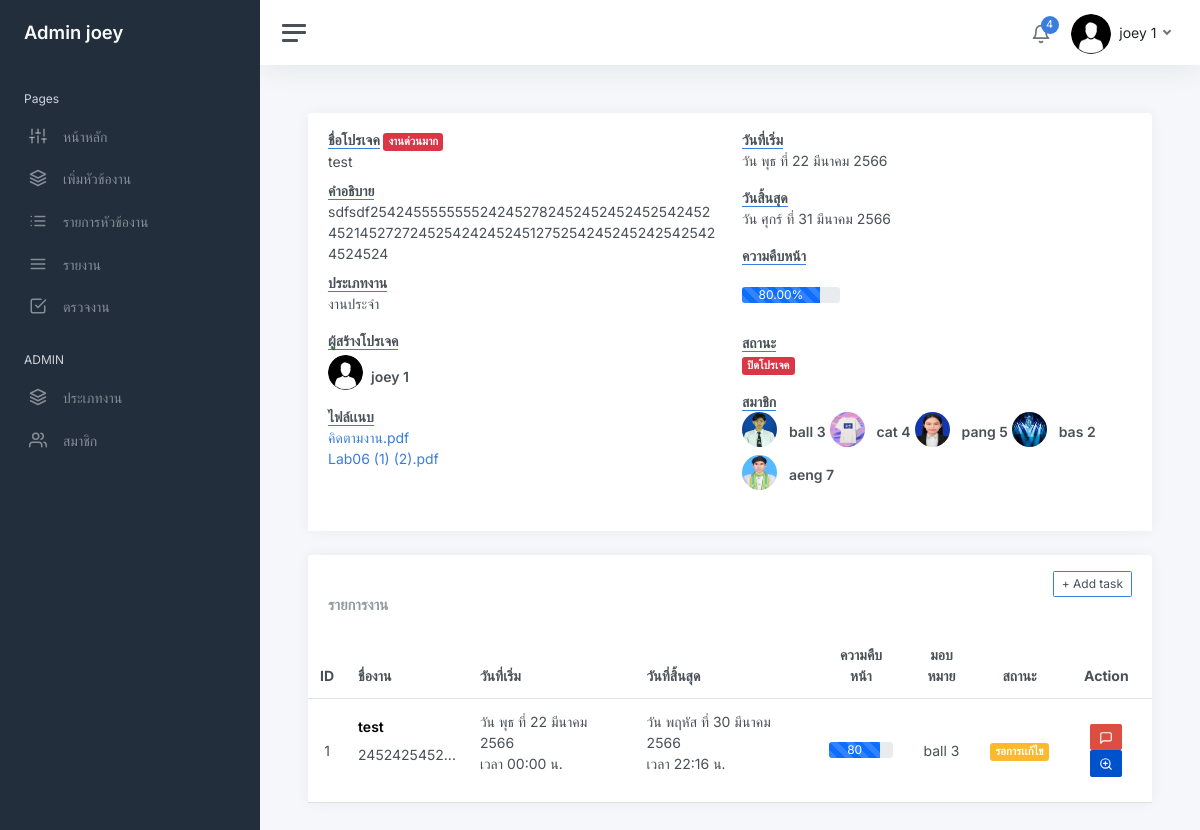
The page /view_project.php?view_id=66001 (signed in) on the database its author committed.
### tables this page shows
CREATE TABLE `user` (
  `user_id` int(11) NOT NULL,
  `firstname` varchar(200) NOT NULL,
  `lastname` varchar(200) NOT NULL,
  `email` varchar(200) NOT NULL,
  `password` varchar(255) NOT NULL,
  `role_id` int(30) NOT NULL,
  `avatar` varchar(255) NOT NULL,
  `date_created` timestamp NOT NULL DEFAULT current_timestamp() ON UPDATE current_timestamp()
);

CREATE TABLE `project` (
  `project_id` int(30) NOT NULL,
  `name_project` varchar(255) NOT NULL,
  `description` text NOT NULL,
  `status_1` tinyint(2) NOT NULL,
  `create_project` timestamp NOT NULL DEFAULT current_timestamp() ON UPDATE current_timestamp(),
  `start_date` datetime NOT NULL,
  `end_date` datetime NOT NULL,
  `manager_id` int(30) NOT NULL,
  `status_2` int(30) NOT NULL,
  `id_jobtype` int(30) NOT NULL,
  `progress_project` float NOT NULL
);

CREATE TABLE `job_type` (
  `id_jobtype` int(11) NOT NULL,
  `name_jobtype` varchar(200) NOT NULL,
  `status` tinyint(2) NOT NULL
);

CREATE TABLE `file_item_project` (
  `file_item_project` int(30) NOT NULL,
  `project_id` int(30) NOT NULL,
  `filename` varchar(255) NOT NULL,
  `newname_filepro` varchar(255) NOT NULL
);

CREATE TABLE `project_list` (
  `project_id` int(30) NOT NULL,
  `user_id` int(30) NOT NULL
);

CREATE TABLE `task_list` (
  `task_id` int(30) NOT NULL,
  `name_tasklist` varchar(255) NOT NULL,
  `description_task` varchar(200) NOT NULL,
  `status_task` tinyint(2) NOT NULL,
  `strat_date_task` datetime NOT NULL,
  `end_date_task` datetime NOT NULL,
  `project_id` int(30) NOT NULL,
  `user_id` int(30) NOT NULL,
  `progress_task` float NOT NULL
);

### view_project.php (the view, shortened to what the rows shown need)
<?php
    require_once 'connect.php';
    $id = $_GET['view_id'];
    $select_project = $db->prepare('SELECT * FROM project  natural JOIN job_type  WHERE project_id = :id');
    $select_project->bindParam(":id", $id);
    $select_project->execute();
    $row = $select_project->fetch(PDO::FETCH_ASSOC);
    extract($row);
    $manager = $db->query("SELECT *,concat(firstname,' ',lastname) as name FROM user where user_id = $manager_id");
    $manager = $manager->fetch(PDO::FETCH_ASSOC);
?>
<!DOCTYPE html>
<html lang="en">
<?php include "head.php"?>
<body>
<?php include "sidebar.php"?>
<?php include "funtion.php"?>
<form action="proc.php" method="post" id="viewpro" class="form-horizontal" enctype="multipart/form-data">
    <main class="content">
                    <div class="col-12  d-flex">
                         <div class="card flex-fill">
                             <div class="card-header">
                                 <div class="row">
                                    <div class="col-md-6">
                                                <dl>
                                                    <dt><b class="border-bottom border-primary">ชื่อโปรเจค</b>
                                                    <?php  showstatpro2($status_2); ?>
                                                </dt>
                                                    <dd><?php echo $name_project  ?></dd>
                                                    <dt><b class="border-bottom border-primary">คำอธิบาย</b></dt>
                                                    <dd><?php echo $description ?></dd>
                                                    <dt><b class="border-bottom border-primary">ประเภทงาน</b></dt>
                                                    <dd><?php echo $name_jobtype ?></dd>
                                                </dl>
                                                <dl>
                                                    <dd>
                                                         <div class="d-flex align-items-center mt-1">
                                                            <img class="rounded-circle rounded me-2 mb-2" src="img/avatars/<?php echo $manager['avatar']?>" alt="Avatar" width="35"  height="35">
                                                            <b><?php echo $manager['name'] ?> </b>
                                                        </div>
                                                    </dd>
                                                <?php
                                                    $sql = "SELECT * FROM project  NATURAL JOIN file_item_project WHERE project_id = $id";
                                                    $qry = $db->query($sql);
                                                    $qry->execute();
                                                    while ($row2 = $qry->fetch(PDO::FETCH_ASSOC)) {
                                                        $stmt = $db->prepare("SELECT * FROM file_item_project WHERE file_item_project = :file_item_project");
                                                        $stmt->bindParam(":file_item_project", $row2['file_item_project']);
                                                        $stmt->execute();
                                                        $row = $stmt->fetch(PDO::FETCH_ASSOC);
                                                        ?>
                                                <div class="row">
                                                    <div class="col-sm">
                                                     <a href="img/file/file_project/<?php echo $row['newname_filepro']; ?>" download="<?php echo $row2['filename']; ?>"><?php echo $row2['filename']?></a>
                                                    </div>
                                                </div>
                                                <?php } ?>
                                        </div>
                                            <div class="col-md-6">
                                                <dl>
                                                    <dt><b class="border-bottom border-primary">วันที่เริ่ม</b></dt>
                                                    <dd><?php echo ThDate($start_date) ?></dd>
                                                </dl>
                                                <dl>
                                                    <dt><b class="border-bottom border-primary">วันสิ้นสุด</b></dt>
                                                    <dd><?php echo ThDate($end_date) ?></dd>
                                                </dl>
                                                <dl>
                                                            <br>
                                                            <dd>
                                                                <?php  showstatpro($status_1); ?>
                                                            </dd>
                                                </dl>
                                                <dl>
                                                    <dd>
                                                        <?php
                                                                $sql = "SELECT * FROM project_list  natural join user  where project_id = $id ";
                                                                $qry = $db->query($sql);
                                                                $qry->execute();
                                                                while ($row = $qry->fetch(PDO::FETCH_ASSOC)){  ?>
                                                                <img class="rounded-circle rounded me-2 mb-2" src="img/avatars/<?php echo $row['avatar']?>" alt="Avatar" width="35"  height="35">
                                                                <b><?php  echo $row['firstname']." ".$row['lastname'] ?></b>
                                                            <?php  }?>
                                                    </dd>
                                                </dl>
                                            </div>
                                </div>
                            </div>
                        </div>
                    </div>
                <div class="row">
                    <div class="col-sm-12 ">
                        <div class="card flex-fill">
                            <table class="table table-hover my-0">
                                <thead>
                                    <tr>
                                        <th class="text-center">ID</th>
                                        <th class="text-left">ชื่องาน</th>
                                        <th class="text-left">วันที่เริ่ม</th>
                                        <th class="text-left">วันที่สิ้นสุด</th>
                                        <th class="text-center">ความคืบหน้า</th>
                                        <th class="text-center">มอบหมาย</th>
                                        <th class="text-center">สถานะ</th>
                                        <th class="text-center">Action</th>
                                    </tr>
                                </thead>
                                <tbody>
                                <?php
                                    $i = 1;
                                    $stmttasklist = "SELECT *,
                                    DATE_FORMAT(strat_date_task, '%e %M %Y ') AS start_date,
                                    DATE_FORMAT(end_date_task, '%e %M %Y ') AS end_date,
                                    DATE_FORMAT(strat_date_task, 'เวลา %H:%i น.') AS start_time,
                                    DATE_FORMAT(end_date_task, 'เวลา %H:%i น.') AS end_time
                                    FROM task_list
                                    NATURAL JOIN user
                                    WHERE project_id = $id";
                                    $stmttasklist = $db->query($stmttasklist);
                                    $stmttasklist->execute();
                                    while ($row2 = $stmttasklist->fetch(PDO::FETCH_ASSOC)){
                                            ?>
                             <tr>
                                    <td class="text-center">
                                        <?php echo $i++ ?>
                                    </td>
                                    <td>
                                        <h5><b><?php echo $row2['name_tasklist']  ?></h5></b>
                                        <p class="truncate"><?php echo substr($row2['description_task'],0,20).'...';  ?></p>
                                    </td>
                                    <td >
                                        <?php echo ThDate($row2['start_date']); ?>
                                        <p class="truncate" ><?php echo $row2['start_time']  ?></p>
                                    </td>
                                    <td>
                                        <?php echo ThDate($row2['end_date']); ?>
                                        <p class="truncate" ><?php echo $row2['end_time']  ?></p>
                                    </td>
                                    <td>
                                        <div class="progress ">
                                            <div class="progress-bar progress-bar-striped progress-bar-animated" role="progressbar" style="width:<?php echo $row2['progress_task'] ?>%" ><?php echo $row2['progress_task'] ?></div>
                                        </div>
                                    </td>
                                    <td class="text-center" >
                                            <?php  echo $row2['firstname']." ".$row2['lastname'] ?>
                                    </td>
                                    <td class="text-center">
                                            <?php   showstattask($row2['status_task']);?>
                                    </td>
                                    <td class="text-center">
                                       <a class="btn btn-google btn-sm" href="details_page.php?task_id=<?php echo $row2['task_id']?>&project_id=<?php echo $row2['project_id']?>"><i data-feather="message-square"></i></a>
                                       <a class="btn btn-bitbucket btn-sm" data-bs-toggle="modal" data-bs-target="#viewtaskmodal<?php echo $row2['task_id']?>"><i data-feather="zoom-in"></i></a>
                                    </td>
                                </tr>
                            <?php  } ?>
                                </tbody>
                                <?php include "addtask_model.php"?>
                        </div>
                    </div>
                </div>
            </div>
    </body>
</html>

### sidebar.php (shortened to what the rows shown need)
<?php include "head.php"?>
<?php
            if (isset($_SESSION['user_login'])) {
                $user_id = $_SESSION['user_login'];
			 	$sql = "SELECT * FROM user AS u  natural JOIN position  WHERE u.user_id = $user_id ";
				$stmt = $db->prepare($sql);
                $stmt->execute();
                $row = $stmt->fetch(PDO::FETCH_ASSOC);
				$imageURL = 'img/avatars/'.$row['avatar'];
            }
			$level = $row['level'];
?>
<div class="wrapper">
		<nav id="sidebar" class="sidebar js-sidebar">
			<div class="sidebar-content js-simplebar">
				<a class="sidebar-brand" href="index.php">
				<?php if($level ==  1): ?>
				<span class="align-middle">Admin <?php echo $row['firstname'] ?></span>
				<?php else: ?>
					<span class="align-middle">user <?php echo $row['firstname'] ?></span>
					<?php endif; ?>
				</a>
			</div>
		</nav>
		<div class="main">
			<nav class="navbar navbar-expand navbar-light navbar-bg">
				<div class="navbar-collapse collapse">
					<ul class="navbar-nav navbar-align">
						<li class="nav-item dropdown">
							<a class="nav-link dropdown-toggle d-none d-sm-inline-block" href="#" data-bs-toggle="dropdown">
                	<img src="<?php echo $imageURL ?>" class="avatar rounded-circle rounded me-1" alt="" > <span class="text-dark"> <?php echo $row['firstname'] . ' ' . $row['lastname'] ?></span>
              </a>
						</li>
					</ul>
				</div>
			</nav>

### funtion.php (shortened to what the rows shown need)
<?php
    function showstatpro($status){
        $stat1 = array("","รอดำเนินการ","กำลังดำเนินการ","เลยระยะเวลาที่กำหนด","ปิดโปรเจค");
        if($status =='1'){
            echo "<span class='badge bg-secondary'>".$stat1[$status]."</span>";
        }elseif($status =='2'){
            echo "<span class='badge bg-primary'>".$stat1[$status]."</span>";
        }elseif($status =='3'){
            echo "<span class='badge bg-danger'>".$stat1[$status]."</span>";
        }elseif($status =='4'){
            echo "<span class='badge bg-danger'>".$stat1[$status]."</span>";
        }
    }
    function showstatpro2($status_2){
        $stat2 = array("","งานปกติ","งานด่วน","งานด่วนมาก");
    if ($status_2 == '1') {
        echo " "."<span class='badge bg-secondary'>".$stat2[$status_2]."</span>";
    }else if($status_2 == '2'){
        echo " "."<span class='badge bg-warning'>".$stat2[$status_2]."</span>";
    }else if($status_2 == '3'){
        echo " "."<span class='badge bg-danger'>".$stat2[$status_2]."</span>";
        }
    }
    function showstattask($statustask){
        $stat1 = array("","รอดำเนินการ","กำลังดำเนินการ","ส่งเรียบร้อยเเล้ว","รอการเเก้ไข","เลยระยะเวลาที่กำหนด","ดำเนินการเสร็จสิ้น");
        if($statustask =='1'){
            echo "<span class='badge bg-secondary'>".$stat1[$statustask]."</span>";
        }elseif($statustask =='2'){
            echo "<span class='badge bg-primary'>".$stat1[$statustask]."</span>";
        }elseif($statustask =='3'){
            echo "<span class='badge bg-success'>".$stat1[$statustask]."</span>";
        }elseif($statustask =='4'){
            echo "<span class='badge bg-warning'>".$stat1[$statustask]."</span>";
        }elseif($statustask =='5'){
            echo "<span class='badge bg-danger'>".$stat1[$statustask]."</span>";
        }elseif($statustask =='6'){
            echo "<span class='badge bg-success'>".$stat1[$statustask]."</span>";
        }
    }
    function ThDate($date2){
    $ThDay = array ( "อาทิตย์", "จันทร์", "อังคาร", "พุธ", "พฤหัส", "ศุกร์", "เสาร์" );
    $ThMonth = array ( "มกราคม", "กุมภาพันธ์", "มีนาคม", "เมษายน","พฤษภาคม", "มิถุนายน", "กรกฏาคม", "สิงหาคม","กันยายน", "ตุลาคม", "พฤศจิกายน", "ธันวาคม" );
    $week = date("w",strtotime($date2));
    $months = date("m",strtotime($date2))-1;
    $day = date("d",strtotime($date2));
    $years = date("Y",strtotime($date2))+543;
    return "วัน $ThDay[$week]
            ที่ $day
            $ThMonth[$months]
            $years";
    }
?>

### rows shown on the page
user: firstname "joey", avatar (picture), lastname "1"
project: status_2 "งานด่วนมาก", name_project "test", description "sdfsdf254245555555524245278245245245245254245245214527272452542424524512752542452452425425424524524", id_jobtype.name_jobtype "งานประจำ", start_date "วัน พุธ ที่ 22 มีนาคม 2566", end_date "วัน ศุกร์ ที่ 31 มีนาคม 2566", status_1 "ปิดโปรเจค"
file_item_project: filename "คิดตามงาน.pdf"
file_item_project: filename "Lab06 (1) (2).pdf"
project_list: user.avatar (picture), user.firstname "ball", user.lastname "3"
project_list: user.avatar (picture), user.firstname "cat", user.lastname "4"
project_list: user.avatar (picture), user.firstname "pang", user.lastname "5"
project_list: user.avatar (picture), user.firstname "bas", user.lastname "2"
project_list: user.avatar (picture), user.firstname "aeng", user.lastname "7"
task_list: name_tasklist "test", description_task "2452425452", start_date "วัน พุธ ที่ 22 มีนาคม 2566", start_time "เวลา 00:00 น.", end_date "วัน พฤหัส ที่ 30 มีนาคม 2566", end_time "เวลา 22:16 น.", progress_task "80", user.firstname "ball", user.lastname "3", status_task "รอการเเก้ไข"

### other values the page prints
$manager['name'] "joey 1"
$totalprogress2 "80.00"
